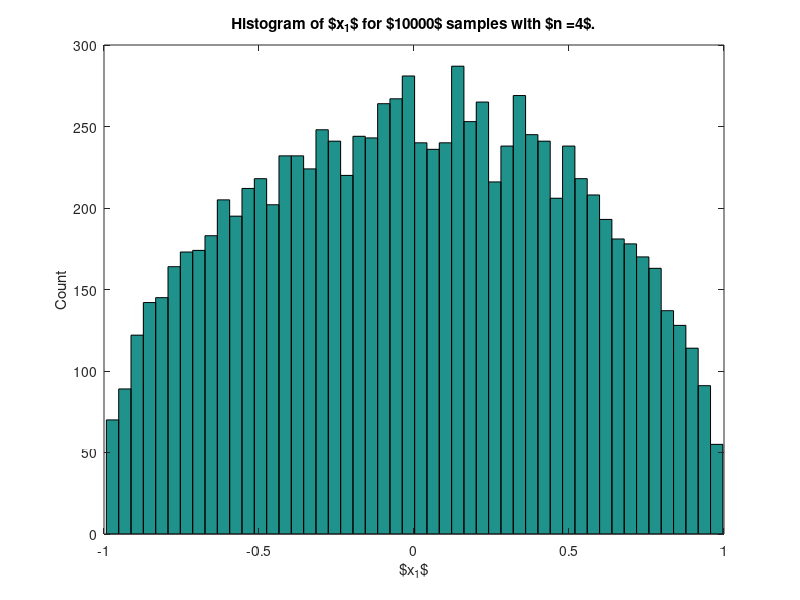
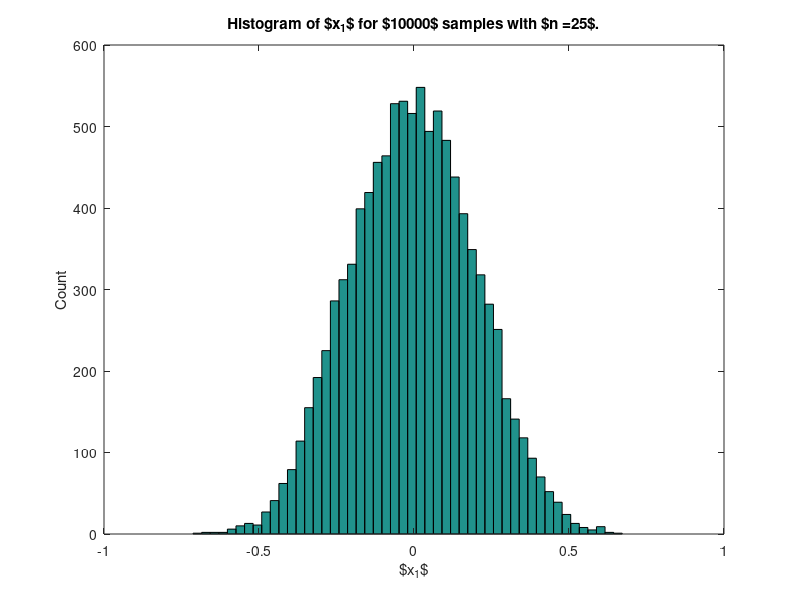
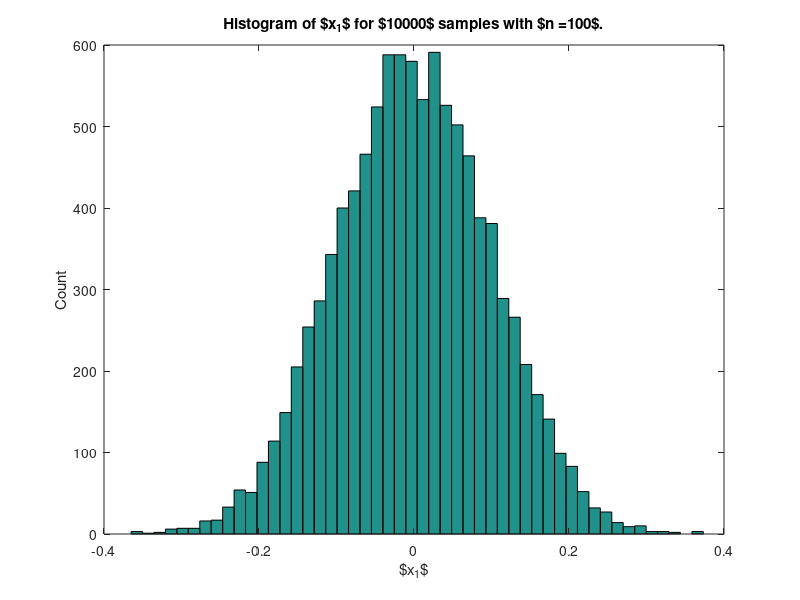
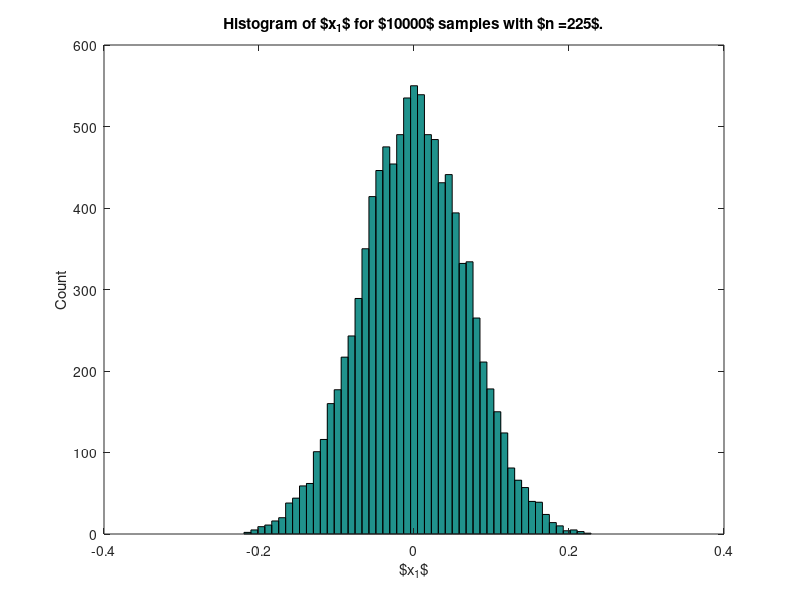

Write the MATLAB code that produced these figures, in order.
%GNU Octave
function [] = p12()
   N = 10000;
   n = [4 25 100 225 400];

   for i=1:numel(n);
      x1 = sample_sphere_proj(n(i),N,1);
      means(i) = mean(x1);
      vars(i)  = var(x1);
      
      hist(x1,50)
      bound = max(abs(xlim()));
      axis([-bound bound]) % make axes symmetric
      xlabel('$x_1$','interpreter','TeX');
      ylabel('Count','interpreter','TeX');
      title(strcat('Histogram of $x_1$ for $10000$ samples with $n = ',...
         sprintf('%d$.',n(i))),'interpreter','TeX');
      print(sprintf('figures/p12_%d.tikz',n(i)),'-dtikz','-S640,480');
 
   end
end

function [xj] = sample_sphere_proj(n,N,j)
   
   xj = zeros([N 1]);
   x = zeros([n 1]);
   for i=1:N
      x = randn([n 1]);
      x /= norm(x,2);
      xj(i) = x(j);
   end
end
